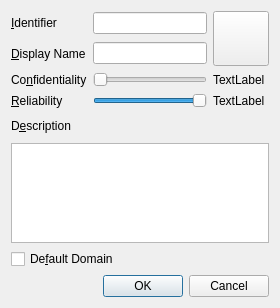
<?xml version="1.0" encoding="UTF-8"?>
<ui version="4.0">
 <class>DomainDialog</class>
 <widget class="QDialog" name="DomainDialog">
  <property name="geometry">
   <rect>
    <x>0</x>
    <y>0</y>
    <width>280</width>
    <height>308</height>
   </rect>
  </property>
  <property name="windowTitle">
   <string>Domain Dialog</string>
  </property>
  <property name="modal">
   <bool>true</bool>
  </property>
  <layout class="QVBoxLayout" name="verticalLayout">
   <item>
    <layout class="QGridLayout" name="gridLayout">
     <item row="0" column="0">
      <widget class="QLabel" name="label">
       <property name="text">
        <string>&amp;Identifier</string>
       </property>
       <property name="buddy">
        <cstring>nameEdit</cstring>
       </property>
      </widget>
     </item>
     <item row="0" column="1">
      <widget class="TypedLineEdit" name="nameEdit"/>
     </item>
     <item row="0" column="2" rowspan="2">
      <widget class="QToolButton" name="iconButton">
       <property name="text">
        <string/>
       </property>
       <property name="iconSize">
        <size>
         <width>48</width>
         <height>48</height>
        </size>
       </property>
      </widget>
     </item>
     <item row="1" column="0">
      <widget class="QLabel" name="label_2">
       <property name="text">
        <string>&amp;Display Name</string>
       </property>
       <property name="buddy">
        <cstring>displayNameEdit</cstring>
       </property>
      </widget>
     </item>
     <item row="1" column="1">
      <widget class="TypedLineEdit" name="displayNameEdit"/>
     </item>
     <item row="2" column="1">
      <widget class="QSlider" name="confidentialitySlider">
       <property name="maximum">
        <number>100</number>
       </property>
       <property name="orientation">
        <enum>Qt::Horizontal</enum>
       </property>
      </widget>
     </item>
     <item row="2" column="2">
      <widget class="QLabel" name="confidentialityLabel">
       <property name="text">
        <string>TextLabel</string>
       </property>
      </widget>
     </item>
     <item row="2" column="0">
      <widget class="QLabel" name="label_4">
       <property name="toolTip">
        <string>Confidentiality of the data manipulated in this domain</string>
       </property>
       <property name="text">
        <string>Co&amp;nfidentiality</string>
       </property>
       <property name="buddy">
        <cstring>confidentialitySlider</cstring>
       </property>
      </widget>
     </item>
     <item row="3" column="1">
      <widget class="QSlider" name="reliabilitySlider">
       <property name="maximum">
        <number>1024</number>
       </property>
       <property name="pageStep">
        <number>32</number>
       </property>
       <property name="value">
        <number>1024</number>
       </property>
       <property name="orientation">
        <enum>Qt::Horizontal</enum>
       </property>
      </widget>
     </item>
     <item row="3" column="2">
      <widget class="QLabel" name="reliabilityLabel">
       <property name="text">
        <string>TextLabel</string>
       </property>
      </widget>
     </item>
     <item row="3" column="0">
      <widget class="QLabel" name="label_5">
       <property name="toolTip">
        <string>Likeliness that applications used in this domain be successfully attacked</string>
       </property>
       <property name="text">
        <string>&amp;Reliability</string>
       </property>
       <property name="buddy">
        <cstring>reliabilitySlider</cstring>
       </property>
      </widget>
     </item>
    </layout>
   </item>
   <item>
    <widget class="QLabel" name="label_3">
     <property name="text">
      <string>D&amp;escription</string>
     </property>
     <property name="buddy">
      <cstring>descriptionPlainTextEdit</cstring>
     </property>
    </widget>
   </item>
   <item>
    <widget class="QPlainTextEdit" name="descriptionPlainTextEdit">
     <property name="maximumSize">
      <size>
       <width>16777215</width>
       <height>100</height>
      </size>
     </property>
    </widget>
   </item>
   <item>
    <widget class="QCheckBox" name="defaultDomain">
     <property name="text">
      <string>De&amp;fault Domain</string>
     </property>
    </widget>
   </item>
   <item>
    <widget class="QDialogButtonBox" name="buttonBox">
     <property name="orientation">
      <enum>Qt::Horizontal</enum>
     </property>
     <property name="standardButtons">
      <set>QDialogButtonBox::Cancel|QDialogButtonBox::Ok</set>
     </property>
    </widget>
   </item>
  </layout>
 </widget>
 <customwidgets>
  <customwidget>
   <class>TypedLineEdit</class>
   <extends>QLineEdit</extends>
   <header>context-editor_src/typedlineedit.h</header>
  </customwidget>
 </customwidgets>
 <tabstops>
  <tabstop>nameEdit</tabstop>
  <tabstop>displayNameEdit</tabstop>
  <tabstop>iconButton</tabstop>
  <tabstop>descriptionPlainTextEdit</tabstop>
  <tabstop>defaultDomain</tabstop>
  <tabstop>buttonBox</tabstop>
 </tabstops>
 <resources/>
 <connections>
  <connection>
   <sender>buttonBox</sender>
   <signal>accepted()</signal>
   <receiver>DomainDialog</receiver>
   <slot>accept()</slot>
   <hints>
    <hint type="sourcelabel">
     <x>257</x>
     <y>294</y>
    </hint>
    <hint type="destinationlabel">
     <x>157</x>
     <y>274</y>
    </hint>
   </hints>
  </connection>
  <connection>
   <sender>buttonBox</sender>
   <signal>rejected()</signal>
   <receiver>DomainDialog</receiver>
   <slot>reject()</slot>
   <hints>
    <hint type="sourcelabel">
     <x>270</x>
     <y>294</y>
    </hint>
    <hint type="destinationlabel">
     <x>279</x>
     <y>274</y>
    </hint>
   </hints>
  </connection>
  <connection>
   <sender>reliabilitySlider</sender>
   <signal>valueChanged(int)</signal>
   <receiver>reliabilityLabel</receiver>
   <slot>setNum(int)</slot>
   <hints>
    <hint type="sourcelabel">
     <x>161</x>
     <y>102</y>
    </hint>
    <hint type="destinationlabel">
     <x>237</x>
     <y>100</y>
    </hint>
   </hints>
  </connection>
  <connection>
   <sender>confidentialitySlider</sender>
   <signal>valueChanged(int)</signal>
   <receiver>confidentialityLabel</receiver>
   <slot>setNum(int)</slot>
   <hints>
    <hint type="sourcelabel">
     <x>173</x>
     <y>76</y>
    </hint>
    <hint type="destinationlabel">
     <x>228</x>
     <y>74</y>
    </hint>
   </hints>
  </connection>
 </connections>
</ui>
